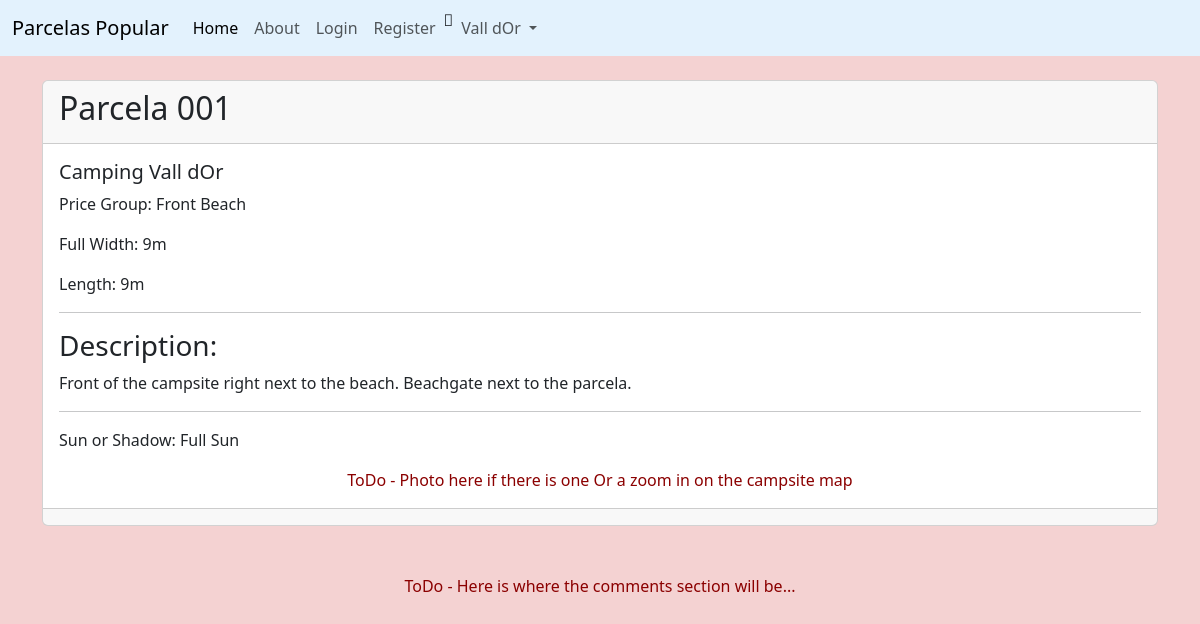
The page /show_parcela/1 on the database as committed earlier.
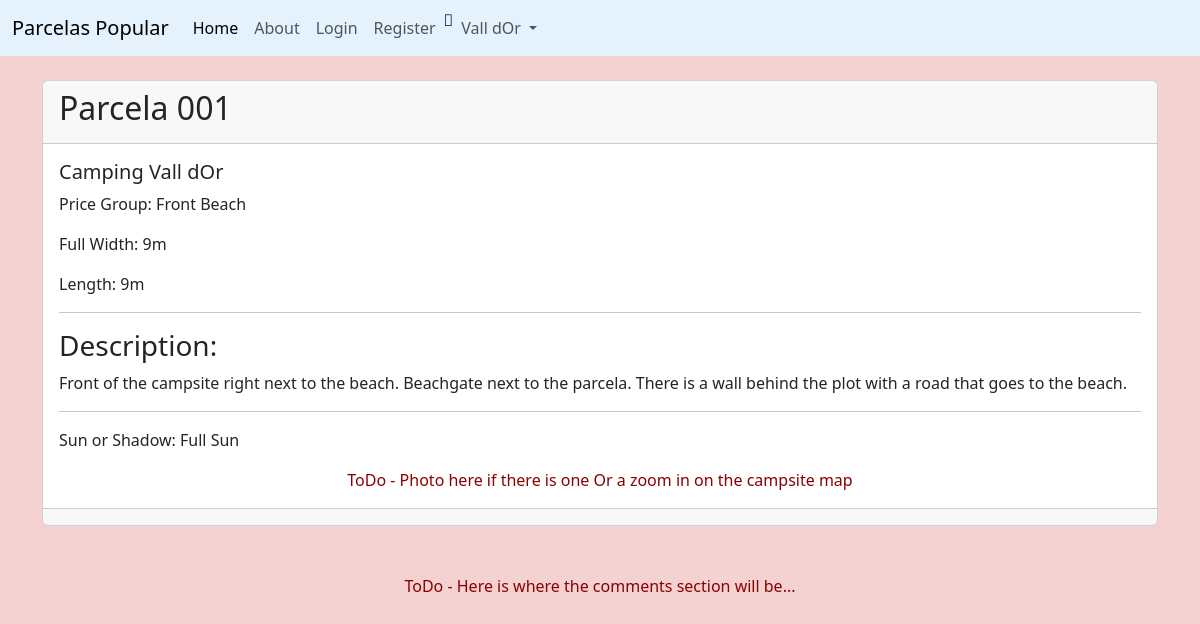
The same page on the database as committed later.
### cvdor/models.py (models this page shows, shortened)
class Parcela(models.Model):
    number = models.CharField('Plot Number', max_length=20)
    campsite = models.ForeignKey(Campsite, blank=True, null=True, on_delete=models.CASCADE)
    group = models.ForeignKey('Group', blank=True, null=True, on_delete=models.CASCADE)
    width = models.IntegerField('Size', blank=True, null=True)
    length = models.IntegerField('Plot Length', blank=True, null=True)
    description = models.TextField('Description')
    sun = models.ForeignKey(Sun, blank=True, null=True, on_delete=models.CASCADE)

class Campsite(models.Model):
    name = models.CharField('Campsite Name', max_length=40)
    address = models.CharField(max_length=320)
    postcode = models.CharField('Postal Code', max_length=10)
    w3words = models.CharField(max_length=60)
    phone = models.CharField('Phone', max_length=25)
    web = models.URLField('Website Address')
    email_address = models.EmailField('Email Address')
    def __str__(self):
        return self.name

class Group(models.Model):
    name = models.CharField('Group', max_length=25)
    def __str__(self):
        return self.name

class Sun(models.Model):
    sun = models.CharField('SunOrShadow', max_length=25, default='sun')
    def __str__(self):
        return self.sun

### cvdor/views.py (the view)
# urls.py: path('show_parcela/<parcela_id>', views.show_parcela, name='show-parcela'),
def show_parcela(request, parcela_id):
    parcela = Parcela.objects.get(pk=parcela_id)
    return render(request, "show_parcela.html", {"parcela": parcela})

### cvdor/templates/show_parcela.html (shortened to what this page needs)
 {% extends 'base.html' %}
{% block content %}
<div class=container>
  <br/>
  <div class="card">
    <div class="card-header">
     <h2>Parcela {{ parcela.number }}</h2>
    </div>
      <div class="card-body">
           <h5 class="card-title">{{ parcela.campsite }}</h5>
           <p class="card-text">Price Group: {{ parcela.group }}</p>
           <p class="card-text">Full Width: {{ parcela.width }}m</p>
           <p class="card-text">Length: {{ parcela.length }}m</p>
       <hr>
       <h3>Description: </h3>
           <p class="card-text">{{ parcela.description }}</p>
       <hr>
           <p class="card-text">Sun or Shadow: {{ parcela.sun }}</p>
      </div>
    <div class="container text-center">
      <p class="todo"> ToDo -
         Photo here if there is one
         Or a zoom in on the campsite map</p>
    </div>
    <div class="card-footer text-body-secondary text-center">
     </div>
  </div>
<br><br>
<p class="todo text-center"> ToDo - Here is where the comments section will be...</p>
</div>
{% endblock %}

Rows that differ between the two databases and show on the page:
changed Parcela "Camping Vall dOr": description "Front of the campsite right next to the beach. Beachgate next to the parcela." → "Front of the campsite right next to the beach. Beachgate next to the parcela. There is a wall behind the plot with a road that goes to the beach."
